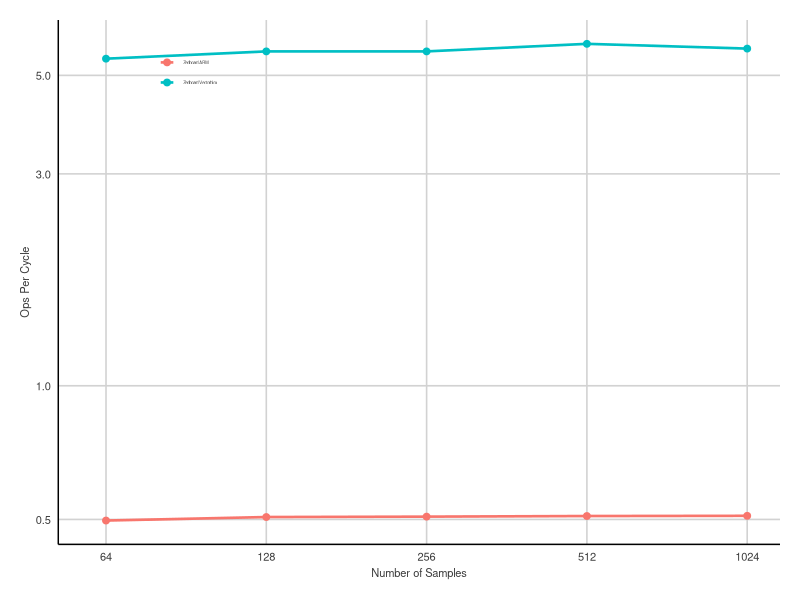

Reproduce this figure in R.
library(ggplot2)
require(grid)
library(ggthemes)

df <- read.csv("Cimpl_1DFIR_Profile_Ops.csv",header=TRUE,sep=",")
pdf("Cimpl_1DFIR_Profile_Ops.pdf",width=4,height=3)

p<-ggplot(data=df,aes(group=factor(Device),color=factor(Device),x=Samples,y=Ops_Per_Cyc))+
  geom_line(size=0.9)+
  geom_point(size=2)+
  scale_x_log10(breaks=c(64,128,256,512,1024),limits=c(60,1024),labels=c("64","128","256","512","1024"))+
  scale_y_log10()+
  scale_color_hue();

p + theme_fivethirtyeight() %+replace% theme(axis.title=element_text(),axis.title.y=theme_bw()$axis.title.y) +
  ylab('Ops Per Cycle')+xlab('Number of Samples')+
  theme(
    legend.position=c(0.18,0.9),
    legend.title=element_blank(),
    legend.background = element_rect(fill="transparent"),
    legend.key=element_blank(),
    legend.key.width=unit(0.4,"cm"),
    legend.key.height=unit(0.3,"cm"),
    plot.background=element_blank(),
    text = element_text(size=8),
    axis.text.x=element_text(angle=0,hjust=0.5,size=8),
    axis.text.y=element_text(angle=0,hjust=1,size=8),
    legend.text=element_text(size=3)) +
  theme(axis.line.x = element_line(color = 'black',size=0.5, linetype='solid'),axis.line.y = element_line(color = 'black',size=0.5, linetype='solid'))+
  theme(axis.line = element_line(colour = "black"),
        panel.border = element_blank(),
        panel.background = element_blank())+
  guides(
    color=guide_legend(ncol=1))
# + theme(axis.line.x = element_line(color = 'black'),
#       axis.line.y = element_line(color = 'black'))
